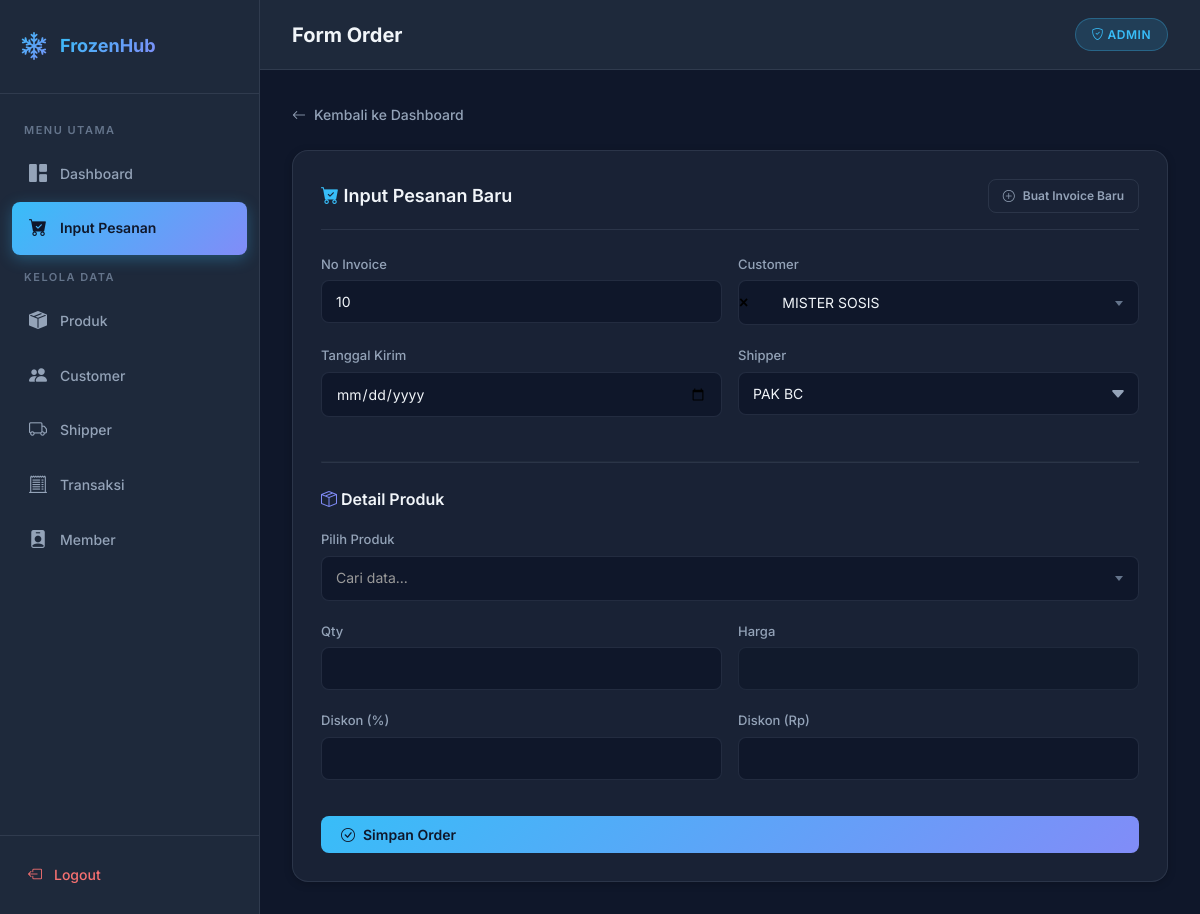
The app's page /order/index_order.php (signed in), older data.
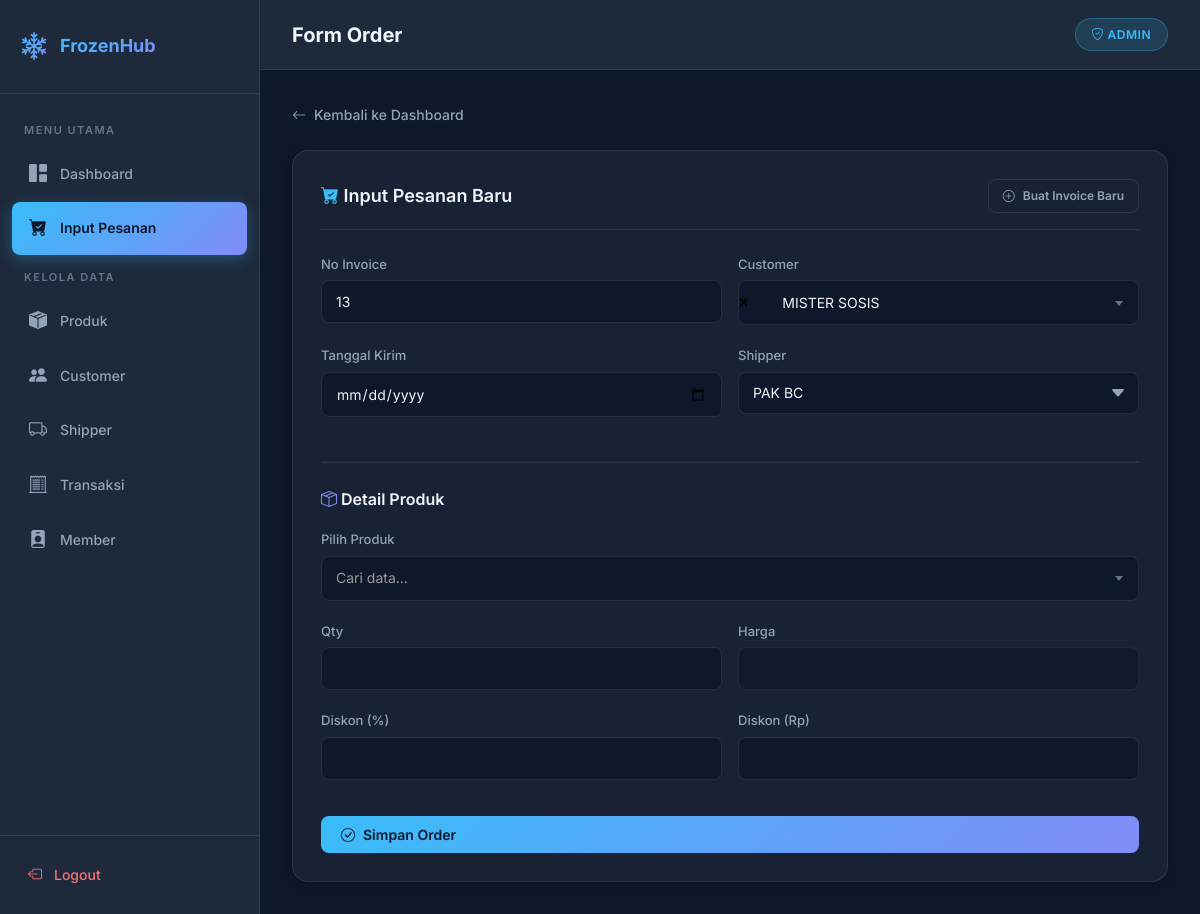
The same page, newer data.
### tables this page shows
CREATE TABLE `transactions` (
  `id` int(11) NOT NULL,
  `no_invoice` int(11) NOT NULL,
  `customer_id` int(11) NOT NULL,
  `tanggal` date NOT NULL,
  `tanggal_kirim` date NOT NULL,
  `shipper` varchar(100) NOT NULL,
  `status` enum('Undelivered','Delivered') NOT NULL DEFAULT 'Undelivered',
  `payment_status` enum('Unpaid','Paid') DEFAULT 'Unpaid',
  `tanggal_paid` date DEFAULT NULL
);

### order/index_order.php (the view, shortened to what this page needs)
<?php
require_once '../config/koneksi.php';
$shipper = mysqli_query($conn, "SELECT * FROM tb_shipper");
$pre_invoice = $_GET['no_invoice'] ?? '';
$pre_tanggal_kirim = $_GET['tanggal_kirim'] ?? '';
$pre_shipper = $_GET['shipper'] ?? '';
if (empty($pre_invoice)) {
    $q_last = mysqli_query($conn, "SELECT no_invoice FROM transactions ORDER BY CAST(no_invoice AS UNSIGNED) DESC LIMIT 1");
    $d_last = mysqli_fetch_assoc($q_last);
    if ($d_last) {
        $pre_invoice = (int)$d_last['no_invoice'] + 1;
    } else {
        $pre_invoice = 1;
    }
}
$is_subfolder = true;
include '../assets/layout_header.php';
?>
<link href="https://cdn.jsdelivr.net/npm/select2@4.1.0-rc.0/dist/css/select2.min.css" rel="stylesheet" />
<a href="<?= $base_url ?>dashboard.php" class="back-link">
    <i class="bi bi-arrow-left"></i> Kembali ke Dashboard
</a>
<div class="card">
    <div class="card-header" style="display:flex; justify-content:space-between; align-items:center;">
        <h3 style="margin:0;"><i class="bi bi-cart-check-fill" style="color:var(--accent-1)"></i> Input Pesanan Baru</h3>
        <?php if($pre_invoice): ?>
            <a href="index_order.php" class="btn btn-outline btn-sm"><i class="bi bi-plus-circle"></i> Buat Invoice Baru</a>
        <?php endif; ?>
    </div>
    <form method="POST" action="proses_order.php">
        <div class="form-row">
            <div class="form-group">
                <label>No Invoice</label>
                <input type="text" name="no_invoice" value="<?= $pre_invoice ?>" required>
            </div>
            <div class="form-group">
                <label>Customer</label>
            </div>
        </div>
        <div class="form-row">
            <div class="form-group">
                <label>Tanggal Kirim</label>
                <input type="date" name="tanggal_kirim" value="<?= $pre_tanggal_kirim ?>">
            </div>
            <div class="form-group">
                <label>Shipper</label>
                <select name="shipper">
                <?php while($s = mysqli_fetch_assoc($shipper)) { ?>
                    <option value="<?= $s['nama_shipper']; ?>" <?= ($pre_shipper == $s['nama_shipper']) ? 'selected' : '' ?>><?= $s['nama_shipper']; ?></option>
                <?php } ?>
                </select>
            </div>
        </div>
        <hr style="border-color:var(--border-color); margin: 24px 0;">
        <h4 class="mb-16" style="font-weight:600;">
            <i class="bi bi-box-seam" style="color:var(--accent-2)"></i> Detail Produk
        </h4>
        <div class="form-group">
            <label>Pilih Produk</label>
        </div>
        <div class="form-row">
            <div class="form-group">
                <label>Qty</label>
                <input type="number" name="qty" id="qty" required>
            </div>
            <div class="form-group">
                <label>Harga</label>
                <input type="number" name="harga" id="harga" readonly style="opacity:0.7">
            </div>
        </div>
        <div class="form-row">
            <div class="form-group">
                <label>Diskon (%)</label>
                <input type="number" name="persen" step="any">
            </div>
            <div class="form-group">
                <label>Diskon (Rp)</label>
                <input type="number" name="diskon" step="any">
            </div>
        </div>
        <button type="submit" name="simpan" class="btn btn-primary full-width mt-16">
            <i class="bi bi-check-circle"></i> Simpan Order
        </button>
    </form>
</div>
<?php include '../assets/layout_footer.php'; ?>

Row changes from the older to the newer data that the page shows:
no longer on this page (row unchanged): transactions: no_invoice "10"
added transactions: no_invoice "13"
